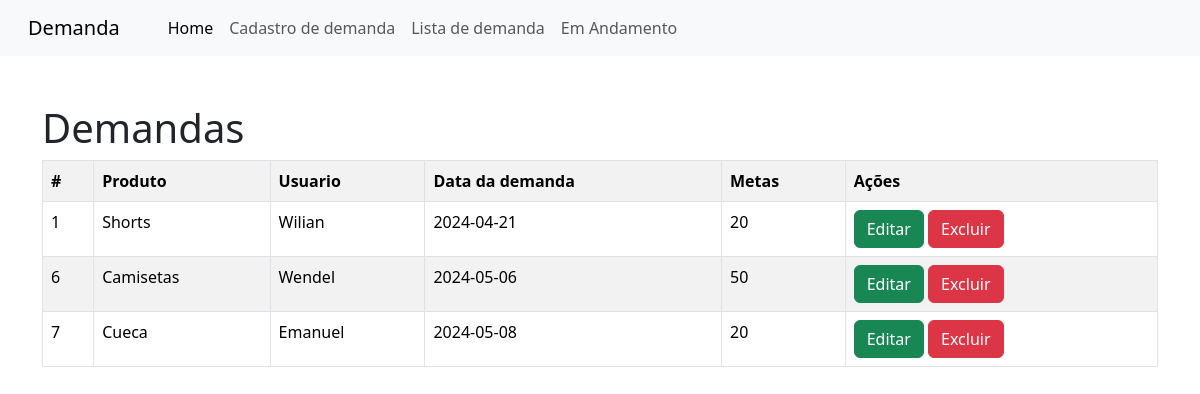
The app's page /index2.php?page=listar with its own data.
### tables this page shows
CREATE TABLE `demandas` (
  `id` int(11) NOT NULL,
  `produto` varchar(255) NOT NULL,
  `usuario` varchar(255) NOT NULL,
  `data_demanda` date NOT NULL,
  `meta` int(100) NOT NULL,
  `producao` int(255) DEFAULT NULL
);

### lista_demanda.php (the view)
<h1>Demandas</h1>
<?php
    $sql = "SELECT * FROM demandas";
    $res = $conn->query($sql);
    $qtd = $res->num_rows;
    if($qtd > 0){
        print "<table class='table table-hover table-striped table-bordered'>";
        print "<tr>";
        print "<th>#</th>";
        print "<th>Produto</th>";
        print "<th>Usuario</th>";
        print "<th>Data da demanda</th>";
        print "<th>Metas</th>";
        print "<th>Ações</th>";
        print "</tr>";
        while($row = $res->fetch_object()){
            print "<tr>";
            print "<td>".$row->id."</td>";
            print "<td>".$row->produto."</td>";
            print "<td>".$row->usuario."</td>";
            print "<td>".$row->data_demanda."</td>";
            print "<td>".$row->meta."</td>";
            print "<td>
                        <button onclick=\"location.href='?page=editar&id=".$row->id."';\" class='btn btn-success'>Editar</button>
                        <button onclick=\"if(confirm('Tem certesa que deseja excluir?')){location.href='?page=salvar&acao=excluir&id=".$row->id."';}else{false;}\"
                        class='btn btn-danger'>Excluir</button>
                   </td>";
            print "</tr>";
        }
        print "</table>";
    }else{
        print "<p class='alert alert-danger'>Nem uma demanda encontrada</p>";
    }
?>

### index2.php (shortened to what this page needs)
<!doctype html>
<html lang="pt-BR">
  <head>
    <link rel="stylesheet" href="css/bootstrap.rtl.min.css">
  </head>
  <body>
  <nav class="navbar navbar-expand-lg bg-body-tertiary">
  <div class="container-fluid">
    <a class="navbar-brand" href="#">Demanda</a>
    <div class="collapse navbar-collapse" id="navbarNav">
      <ul class="navbar-nav">
        <li class="nav-item">
          <a class="nav-link active" aria-current="#" href="?page=home">Home</a>
        </li>
        <li class="nav-item">
          <a class="nav-link" href="?page=novo">Cadastro de demanda</a>
        </li>
        <li class="nav-item">
          <a class="nav-link" href="?page=listar">Lista de demanda</a>
        </li>
        <li class="nav-item">
          <a class="nav-link" href="?page=listar2">Em Andamento</a>
        </li>
      </ul>
    </div>
  </div>
</nav>
<div class="container">
    <div class="row">
        <div class="col mt-5">
        <?php
            include("conexao.php");
             switch(@$_REQUEST["page"]){
            case "listar":
                include("lista_demanda.php");
              break;
            }
        ?>
        </div>
    </div>
</div>
  </body>
</html>

### records on screen
demandas: id "1", produto "Shorts", usuario "Wilian", data_demanda "2024-04-21", meta "20"
demandas: id "6", produto "Camisetas", usuario "Wendel", data_demanda "2024-05-06", meta "50"
demandas: id "7", produto "Cueca", usuario "Emanuel", data_demanda "2024-05-08", meta "20"
